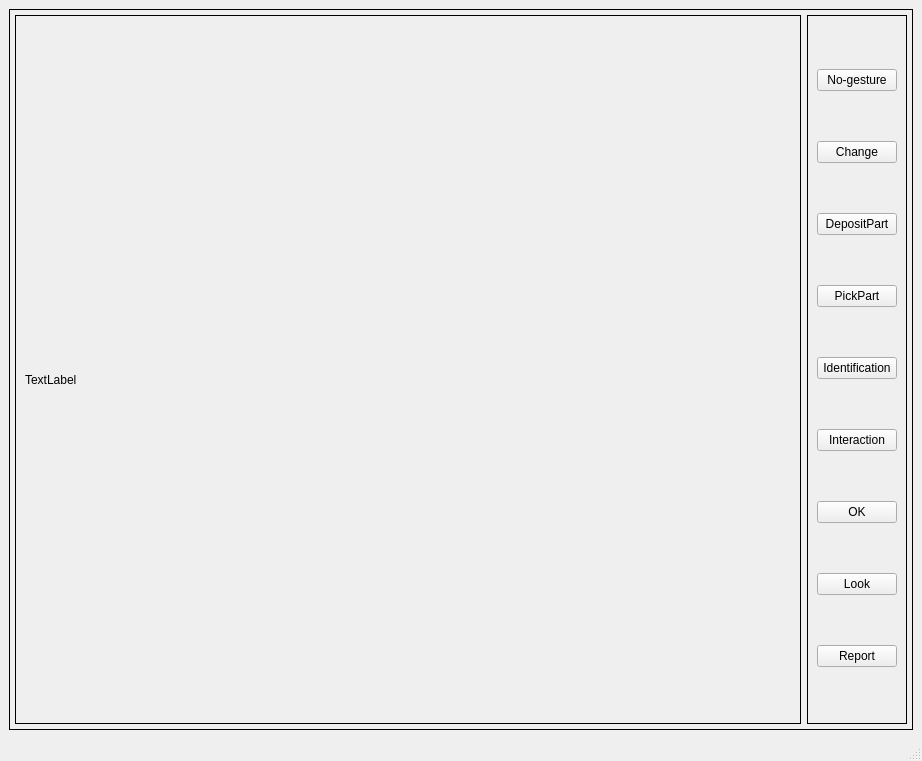
<?xml version="1.0" encoding="UTF-8"?>
<ui version="4.0">
 <class>MainWindow</class>
 <widget class="QMainWindow" name="MainWindow">
  <property name="geometry">
   <rect>
    <x>0</x>
    <y>0</y>
    <width>922</width>
    <height>761</height>
   </rect>
  </property>
  <property name="windowTitle">
   <string>MainWindow</string>
  </property>
  <widget class="QWidget" name="centralwidget">
   <layout class="QHBoxLayout" name="horizontalLayout_3">
    <item>
     <widget class="QFrame" name="horizontalFrame">
      <property name="frameShape">
       <enum>QFrame::Box</enum>
      </property>
      <property name="frameShadow">
       <enum>QFrame::Plain</enum>
      </property>
      <layout class="QHBoxLayout" name="horizontalLayout">
       <property name="leftMargin">
        <number>5</number>
       </property>
       <property name="topMargin">
        <number>5</number>
       </property>
       <property name="rightMargin">
        <number>5</number>
       </property>
       <property name="bottomMargin">
        <number>5</number>
       </property>
       <item>
        <widget class="QFrame" name="verticalFrame">
         <property name="autoFillBackground">
          <bool>true</bool>
         </property>
         <property name="frameShape">
          <enum>QFrame::Box</enum>
         </property>
         <layout class="QVBoxLayout" name="verticalLayout">
          <item>
           <spacer name="horizontalSpacer">
            <property name="orientation">
             <enum>Qt::Horizontal</enum>
            </property>
            <property name="sizeHint" stdset="0">
             <size>
              <width>40</width>
              <height>20</height>
             </size>
            </property>
           </spacer>
          </item>
          <item>
           <widget class="QLabel" name="frame">
            <property name="text">
             <string>TextLabel</string>
            </property>
           </widget>
          </item>
         </layout>
        </widget>
       </item>
       <item>
        <widget class="QFrame" name="verticalFrame_2">
         <property name="frameShape">
          <enum>QFrame::Box</enum>
         </property>
         <layout class="QVBoxLayout" name="verticalLayout_2">
          <item>
           <widget class="QPushButton" name="noGesture">
            <property name="text">
             <string>No-gesture</string>
            </property>
           </widget>
          </item>
          <item>
           <widget class="QPushButton" name="change">
            <property name="text">
             <string>Change</string>
            </property>
           </widget>
          </item>
          <item>
           <widget class="QPushButton" name="deposit">
            <property name="text">
             <string>DepositPart</string>
            </property>
           </widget>
          </item>
          <item>
           <widget class="QPushButton" name="pick">
            <property name="text">
             <string>PickPart</string>
            </property>
           </widget>
          </item>
          <item>
           <widget class="QPushButton" name="identification">
            <property name="text">
             <string>Identification</string>
            </property>
           </widget>
          </item>
          <item>
           <widget class="QPushButton" name="interaction">
            <property name="text">
             <string>Interaction</string>
            </property>
           </widget>
          </item>
          <item>
           <widget class="QPushButton" name="ok">
            <property name="text">
             <string>OK</string>
            </property>
           </widget>
          </item>
          <item>
           <widget class="QPushButton" name="look">
            <property name="text">
             <string>Look</string>
            </property>
           </widget>
          </item>
          <item>
           <widget class="QPushButton" name="report">
            <property name="text">
             <string>Report</string>
            </property>
           </widget>
          </item>
         </layout>
        </widget>
       </item>
      </layout>
     </widget>
    </item>
   </layout>
  </widget>
  <widget class="QMenuBar" name="menubar">
   <property name="geometry">
    <rect>
     <x>0</x>
     <y>0</y>
     <width>922</width>
     <height>26</height>
    </rect>
   </property>
  </widget>
  <widget class="QStatusBar" name="statusbar"/>
 </widget>
 <resources/>
 <connections/>
</ui>
